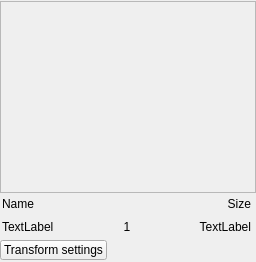
<?xml version="1.0" encoding="UTF-8"?>
<ui version="4.0">
 <class>CallItemVideoView</class>
 <widget class="QWidget" name="CallItemVideoView">
  <property name="geometry">
   <rect>
    <x>0</x>
    <y>0</y>
    <width>256</width>
    <height>262</height>
   </rect>
  </property>
  <property name="sizePolicy">
   <sizepolicy hsizetype="Fixed" vsizetype="Fixed">
    <horstretch>0</horstretch>
    <verstretch>0</verstretch>
   </sizepolicy>
  </property>
  <property name="windowTitle">
   <string>Form</string>
  </property>
  <widget class="QWidget" name="verticalLayoutWidget">
   <property name="geometry">
    <rect>
     <x>0</x>
     <y>0</y>
     <width>261</width>
     <height>264</height>
    </rect>
   </property>
   <layout class="QVBoxLayout" name="verticalLayout">
    <property name="spacing">
     <number>0</number>
    </property>
    <property name="bottomMargin">
     <number>2</number>
    </property>
    <item>
     <widget class="QFrame" name="frameContainer">
      <property name="sizePolicy">
       <sizepolicy hsizetype="Fixed" vsizetype="Fixed">
        <horstretch>0</horstretch>
        <verstretch>0</verstretch>
       </sizepolicy>
      </property>
      <property name="minimumSize">
       <size>
        <width>256</width>
        <height>192</height>
       </size>
      </property>
      <property name="maximumSize">
       <size>
        <width>256</width>
        <height>192</height>
       </size>
      </property>
      <property name="frameShape">
       <enum>QFrame::StyledPanel</enum>
      </property>
      <property name="frameShadow">
       <enum>QFrame::Raised</enum>
      </property>
     </widget>
    </item>
    <item>
     <widget class="QFrame" name="frameFooter">
      <property name="sizePolicy">
       <sizepolicy hsizetype="Preferred" vsizetype="Fixed">
        <horstretch>0</horstretch>
        <verstretch>0</verstretch>
       </sizepolicy>
      </property>
      <property name="minimumSize">
       <size>
        <width>0</width>
        <height>22</height>
       </size>
      </property>
      <property name="maximumSize">
       <size>
        <width>16777215</width>
        <height>22</height>
       </size>
      </property>
      <property name="frameShape">
       <enum>QFrame::NoFrame</enum>
      </property>
      <property name="frameShadow">
       <enum>QFrame::Raised</enum>
      </property>
      <widget class="QWidget" name="horizontalLayoutWidget">
       <property name="geometry">
        <rect>
         <x>0</x>
         <y>0</y>
         <width>251</width>
         <height>19</height>
        </rect>
       </property>
       <layout class="QHBoxLayout" name="horizontalLayout">
        <property name="leftMargin">
         <number>2</number>
        </property>
        <item>
         <widget class="QLabel" name="labelParticipant">
          <property name="text">
           <string>Name</string>
          </property>
         </widget>
        </item>
        <item>
         <widget class="QLabel" name="labelSize">
          <property name="text">
           <string>Size</string>
          </property>
          <property name="alignment">
           <set>Qt::AlignRight|Qt::AlignTrailing|Qt::AlignVCenter</set>
          </property>
         </widget>
        </item>
       </layout>
      </widget>
     </widget>
    </item>
    <item>
     <widget class="QFrame" name="frameStatus">
      <property name="sizePolicy">
       <sizepolicy hsizetype="Preferred" vsizetype="Fixed">
        <horstretch>0</horstretch>
        <verstretch>0</verstretch>
       </sizepolicy>
      </property>
      <property name="minimumSize">
       <size>
        <width>0</width>
        <height>22</height>
       </size>
      </property>
      <property name="maximumSize">
       <size>
        <width>16777215</width>
        <height>22</height>
       </size>
      </property>
      <property name="frameShape">
       <enum>QFrame::NoFrame</enum>
      </property>
      <property name="frameShadow">
       <enum>QFrame::Raised</enum>
      </property>
      <widget class="QWidget" name="horizontalLayoutWidget_2">
       <property name="geometry">
        <rect>
         <x>0</x>
         <y>0</y>
         <width>251</width>
         <height>19</height>
        </rect>
       </property>
       <layout class="QHBoxLayout" name="horizontalLayout_2">
        <property name="leftMargin">
         <number>2</number>
        </property>
        <item>
         <widget class="QLabel" name="labelAudio">
          <property name="text">
           <string>TextLabel</string>
          </property>
         </widget>
        </item>
        <item>
         <widget class="QLabel" name="labelOrder">
          <property name="sizePolicy">
           <sizepolicy hsizetype="Fixed" vsizetype="Preferred">
            <horstretch>0</horstretch>
            <verstretch>0</verstretch>
           </sizepolicy>
          </property>
          <property name="minimumSize">
           <size>
            <width>20</width>
            <height>0</height>
           </size>
          </property>
          <property name="maximumSize">
           <size>
            <width>20</width>
            <height>16777215</height>
           </size>
          </property>
          <property name="text">
           <string>1</string>
          </property>
          <property name="alignment">
           <set>Qt::AlignCenter</set>
          </property>
         </widget>
        </item>
        <item>
         <widget class="QLabel" name="labelVideo">
          <property name="frameShape">
           <enum>QFrame::NoFrame</enum>
          </property>
          <property name="text">
           <string>TextLabel</string>
          </property>
          <property name="alignment">
           <set>Qt::AlignRight|Qt::AlignTrailing|Qt::AlignVCenter</set>
          </property>
         </widget>
        </item>
       </layout>
      </widget>
     </widget>
    </item>
    <item>
     <widget class="QPushButton" name="btnTransformSettings">
      <property name="sizePolicy">
       <sizepolicy hsizetype="Fixed" vsizetype="Fixed">
        <horstretch>0</horstretch>
        <verstretch>0</verstretch>
       </sizepolicy>
      </property>
      <property name="minimumSize">
       <size>
        <width>0</width>
        <height>20</height>
       </size>
      </property>
      <property name="maximumSize">
       <size>
        <width>16777215</width>
        <height>20</height>
       </size>
      </property>
      <property name="text">
       <string>Transform settings</string>
      </property>
     </widget>
    </item>
   </layout>
  </widget>
 </widget>
 <resources/>
 <connections/>
</ui>
